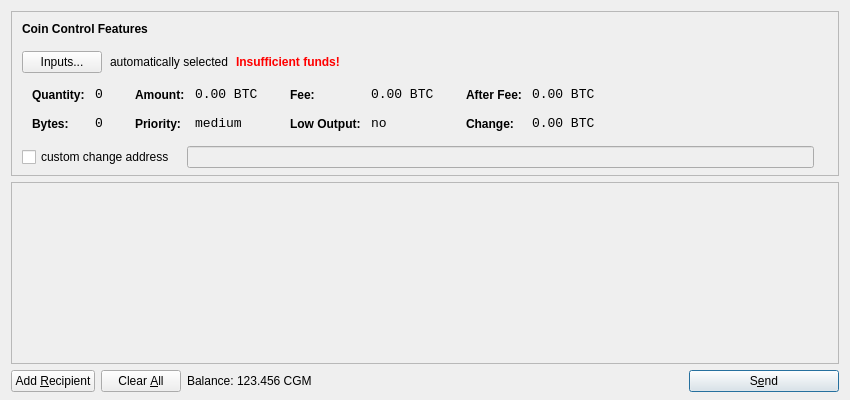
<?xml version="1.0" encoding="UTF-8"?>
<ui version="4.0">
 <class>SendCoinsDialog</class>
 <widget class="QDialog" name="SendCoinsDialog">
  <property name="geometry">
   <rect>
    <x>0</x>
    <y>0</y>
    <width>850</width>
    <height>400</height>
   </rect>
  </property>
  <property name="windowTitle">
   <string>Send Coins</string>
  </property>
  <layout class="QVBoxLayout" name="verticalLayout" stretch="0,1,0">
   <property name="bottomMargin">
    <number>8</number>
   </property>
   <item>
    <widget class="QFrame" name="frameCoinControl">
     <property name="sizePolicy">
      <sizepolicy hsizetype="Expanding" vsizetype="Expanding">
       <horstretch>0</horstretch>
       <verstretch>0</verstretch>
      </sizepolicy>
     </property>
     <property name="maximumSize">
      <size>
       <width>16777215</width>
       <height>16777215</height>
      </size>
     </property>
     <property name="frameShape">
      <enum>QFrame::StyledPanel</enum>
     </property>
     <property name="frameShadow">
      <enum>QFrame::Sunken</enum>
     </property>
     <layout class="QVBoxLayout" name="verticalLayoutCoinControl2">
      <property name="spacing">
       <number>-1</number>
      </property>
      <property name="leftMargin">
       <number>0</number>
      </property>
      <property name="topMargin">
       <number>0</number>
      </property>
      <property name="rightMargin">
       <number>0</number>
      </property>
      <property name="bottomMargin">
       <number>6</number>
      </property>
      <item>
       <layout class="QVBoxLayout" name="verticalLayoutCoinControl" stretch="0,0,0,0,1">
        <property name="spacing">
         <number>0</number>
        </property>
        <property name="leftMargin">
         <number>10</number>
        </property>
        <property name="topMargin">
         <number>10</number>
        </property>
        <item>
         <layout class="QHBoxLayout" name="horizontalLayoutCoinControl1">
          <property name="bottomMargin">
           <number>15</number>
          </property>
          <item>
           <widget class="QLabel" name="labelCoinControlFeatures">
            <property name="sizePolicy">
             <sizepolicy hsizetype="Preferred" vsizetype="Maximum">
              <horstretch>0</horstretch>
              <verstretch>0</verstretch>
             </sizepolicy>
            </property>
            <property name="font">
             <font>
              <weight>75</weight>
              <bold>true</bold>
             </font>
            </property>
            <property name="styleSheet">
             <string notr="true">font-weight:bold;</string>
            </property>
            <property name="text">
             <string>Coin Control Features</string>
            </property>
           </widget>
          </item>
         </layout>
        </item>
        <item>
         <layout class="QHBoxLayout" name="horizontalLayoutCoinControl2" stretch="0,0,0,0">
          <property name="spacing">
           <number>8</number>
          </property>
          <property name="bottomMargin">
           <number>10</number>
          </property>
          <item>
           <widget class="QPushButton" name="pushButtonCoinControl">
            <property name="styleSheet">
             <string notr="true"/>
            </property>
            <property name="text">
             <string>Inputs...</string>
            </property>
           </widget>
          </item>
          <item>
           <widget class="QLabel" name="labelCoinControlAutomaticallySelected">
            <property name="text">
             <string>automatically selected</string>
            </property>
            <property name="margin">
             <number>5</number>
            </property>
           </widget>
          </item>
          <item>
           <widget class="QLabel" name="labelCoinControlInsuffFunds">
            <property name="font">
             <font>
              <weight>75</weight>
              <bold>true</bold>
             </font>
            </property>
            <property name="styleSheet">
             <string notr="true">color:red;font-weight:bold;</string>
            </property>
            <property name="text">
             <string>Insufficient funds!</string>
            </property>
            <property name="margin">
             <number>5</number>
            </property>
           </widget>
          </item>
          <item>
           <spacer name="horizontalSpacerCoinControl">
            <property name="orientation">
             <enum>Qt::Horizontal</enum>
            </property>
            <property name="sizeHint" stdset="0">
             <size>
              <width>40</width>
              <height>1</height>
             </size>
            </property>
           </spacer>
          </item>
         </layout>
        </item>
        <item>
         <widget class="QWidget" name="widgetCoinControl" native="true">
          <property name="sizePolicy">
           <sizepolicy hsizetype="Preferred" vsizetype="Preferred">
            <horstretch>0</horstretch>
            <verstretch>0</verstretch>
           </sizepolicy>
          </property>
          <property name="minimumSize">
           <size>
            <width>0</width>
            <height>0</height>
           </size>
          </property>
          <property name="styleSheet">
           <string notr="true"/>
          </property>
          <layout class="QHBoxLayout" name="horizontalLayoutCoinControl5">
           <property name="margin">
            <number>0</number>
           </property>
           <item>
            <layout class="QHBoxLayout" name="horizontalLayoutCoinControl3" stretch="0,0,0,1">
             <property name="spacing">
              <number>20</number>
             </property>
             <property name="topMargin">
              <number>0</number>
             </property>
             <property name="bottomMargin">
              <number>10</number>
             </property>
             <item>
              <layout class="QFormLayout" name="formLayoutCoinControl1">
               <property name="horizontalSpacing">
                <number>10</number>
               </property>
               <property name="verticalSpacing">
                <number>14</number>
               </property>
               <property name="leftMargin">
                <number>10</number>
               </property>
               <property name="topMargin">
                <number>4</number>
               </property>
               <property name="rightMargin">
                <number>6</number>
               </property>
               <item row="0" column="0">
                <widget class="QLabel" name="labelCoinControlQuantityText">
                 <property name="styleSheet">
                  <string notr="true">font-weight:bold;</string>
                 </property>
                 <property name="text">
                  <string>Quantity:</string>
                 </property>
                 <property name="margin">
                  <number>0</number>
                 </property>
                </widget>
               </item>
               <item row="0" column="1">
                <widget class="QLabel" name="labelCoinControlQuantity">
                 <property name="font">
                  <font>
                   <family>Monospace</family>
                   <pointsize>10</pointsize>
                  </font>
                 </property>
                 <property name="cursor">
                  <cursorShape>IBeamCursor</cursorShape>
                 </property>
                 <property name="contextMenuPolicy">
                  <enum>Qt::ActionsContextMenu</enum>
                 </property>
                 <property name="text">
                  <string notr="true">0</string>
                 </property>
                 <property name="margin">
                  <number>0</number>
                 </property>
                 <property name="textInteractionFlags">
                  <set>Qt::LinksAccessibleByMouse|Qt::TextSelectableByKeyboard|Qt::TextSelectableByMouse</set>
                 </property>
                </widget>
               </item>
               <item row="1" column="0">
                <widget class="QLabel" name="labelCoinControlBytesText">
                 <property name="styleSheet">
                  <string notr="true">font-weight:bold;</string>
                 </property>
                 <property name="text">
                  <string>Bytes:</string>
                 </property>
                </widget>
               </item>
               <item row="1" column="1">
                <widget class="QLabel" name="labelCoinControlBytes">
                 <property name="font">
                  <font>
                   <family>Monospace</family>
                   <pointsize>10</pointsize>
                  </font>
                 </property>
                 <property name="cursor">
                  <cursorShape>IBeamCursor</cursorShape>
                 </property>
                 <property name="contextMenuPolicy">
                  <enum>Qt::ActionsContextMenu</enum>
                 </property>
                 <property name="text">
                  <string notr="true">0</string>
                 </property>
                 <property name="textInteractionFlags">
                  <set>Qt::LinksAccessibleByMouse|Qt::TextSelectableByKeyboard|Qt::TextSelectableByMouse</set>
                 </property>
                </widget>
               </item>
              </layout>
             </item>
             <item>
              <layout class="QFormLayout" name="formLayoutCoinControl2">
               <property name="horizontalSpacing">
                <number>10</number>
               </property>
               <property name="verticalSpacing">
                <number>14</number>
               </property>
               <property name="leftMargin">
                <number>6</number>
               </property>
               <property name="topMargin">
                <number>4</number>
               </property>
               <property name="rightMargin">
                <number>6</number>
               </property>
               <item row="0" column="0">
                <widget class="QLabel" name="labelCoinControlAmountText">
                 <property name="styleSheet">
                  <string notr="true">font-weight:bold;</string>
                 </property>
                 <property name="text">
                  <string>Amount:</string>
                 </property>
                 <property name="margin">
                  <number>0</number>
                 </property>
                </widget>
               </item>
               <item row="0" column="1">
                <widget class="QLabel" name="labelCoinControlAmount">
                 <property name="font">
                  <font>
                   <family>Monospace</family>
                   <pointsize>10</pointsize>
                  </font>
                 </property>
                 <property name="cursor">
                  <cursorShape>IBeamCursor</cursorShape>
                 </property>
                 <property name="contextMenuPolicy">
                  <enum>Qt::ActionsContextMenu</enum>
                 </property>
                 <property name="text">
                  <string notr="true">0.00 BTC</string>
                 </property>
                 <property name="textInteractionFlags">
                  <set>Qt::LinksAccessibleByMouse|Qt::TextSelectableByKeyboard|Qt::TextSelectableByMouse</set>
                 </property>
                </widget>
               </item>
               <item row="1" column="0">
                <widget class="QLabel" name="labelCoinControlPriorityText">
                 <property name="styleSheet">
                  <string notr="true">font-weight:bold;</string>
                 </property>
                 <property name="text">
                  <string>Priority:</string>
                 </property>
                </widget>
               </item>
               <item row="1" column="1">
                <widget class="QLabel" name="labelCoinControlPriority">
                 <property name="font">
                  <font>
                   <family>Monospace</family>
                   <pointsize>10</pointsize>
                  </font>
                 </property>
                 <property name="cursor">
                  <cursorShape>IBeamCursor</cursorShape>
                 </property>
                 <property name="contextMenuPolicy">
                  <enum>Qt::ActionsContextMenu</enum>
                 </property>
                 <property name="text">
                  <string>medium</string>
                 </property>
                 <property name="textInteractionFlags">
                  <set>Qt::LinksAccessibleByMouse|Qt::TextSelectableByKeyboard|Qt::TextSelectableByMouse</set>
                 </property>
                </widget>
               </item>
              </layout>
             </item>
             <item>
              <layout class="QFormLayout" name="formLayoutCoinControl3">
               <property name="horizontalSpacing">
                <number>10</number>
               </property>
               <property name="verticalSpacing">
                <number>14</number>
               </property>
               <property name="leftMargin">
                <number>6</number>
               </property>
               <property name="topMargin">
                <number>4</number>
               </property>
               <property name="rightMargin">
                <number>6</number>
               </property>
               <item row="0" column="0">
                <widget class="QLabel" name="labelCoinControlFeeText">
                 <property name="styleSheet">
                  <string notr="true">font-weight:bold;</string>
                 </property>
                 <property name="text">
                  <string>Fee:</string>
                 </property>
                 <property name="margin">
                  <number>0</number>
                 </property>
                </widget>
               </item>
               <item row="0" column="1">
                <widget class="QLabel" name="labelCoinControlFee">
                 <property name="font">
                  <font>
                   <family>Monospace</family>
                   <pointsize>10</pointsize>
                  </font>
                 </property>
                 <property name="cursor">
                  <cursorShape>IBeamCursor</cursorShape>
                 </property>
                 <property name="contextMenuPolicy">
                  <enum>Qt::ActionsContextMenu</enum>
                 </property>
                 <property name="text">
                  <string notr="true">0.00 BTC</string>
                 </property>
                 <property name="textInteractionFlags">
                  <set>Qt::LinksAccessibleByMouse|Qt::TextSelectableByKeyboard|Qt::TextSelectableByMouse</set>
                 </property>
                </widget>
               </item>
               <item row="1" column="0">
                <widget class="QLabel" name="labelCoinControlLowOutputText">
                 <property name="styleSheet">
                  <string notr="true">font-weight:bold;</string>
                 </property>
                 <property name="text">
                  <string>Low Output:</string>
                 </property>
                </widget>
               </item>
               <item row="1" column="1">
                <widget class="QLabel" name="labelCoinControlLowOutput">
                 <property name="font">
                  <font>
                   <family>Monospace</family>
                   <pointsize>10</pointsize>
                  </font>
                 </property>
                 <property name="cursor">
                  <cursorShape>IBeamCursor</cursorShape>
                 </property>
                 <property name="contextMenuPolicy">
                  <enum>Qt::ActionsContextMenu</enum>
                 </property>
                 <property name="text">
                  <string>no</string>
                 </property>
                 <property name="textInteractionFlags">
                  <set>Qt::LinksAccessibleByMouse|Qt::TextSelectableByKeyboard|Qt::TextSelectableByMouse</set>
                 </property>
                </widget>
               </item>
              </layout>
             </item>
             <item>
              <layout class="QFormLayout" name="formLayoutCoinControl4">
               <property name="horizontalSpacing">
                <number>10</number>
               </property>
               <property name="verticalSpacing">
                <number>14</number>
               </property>
               <property name="leftMargin">
                <number>6</number>
               </property>
               <property name="topMargin">
                <number>4</number>
               </property>
               <property name="rightMargin">
                <number>6</number>
               </property>
               <item row="0" column="0">
                <widget class="QLabel" name="labelCoinControlAfterFeeText">
                 <property name="styleSheet">
                  <string notr="true">font-weight:bold;</string>
                 </property>
                 <property name="text">
                  <string>After Fee:</string>
                 </property>
                 <property name="margin">
                  <number>0</number>
                 </property>
                </widget>
               </item>
               <item row="0" column="1">
                <widget class="QLabel" name="labelCoinControlAfterFee">
                 <property name="font">
                  <font>
                   <family>Monospace</family>
                   <pointsize>10</pointsize>
                  </font>
                 </property>
                 <property name="cursor">
                  <cursorShape>IBeamCursor</cursorShape>
                 </property>
                 <property name="contextMenuPolicy">
                  <enum>Qt::ActionsContextMenu</enum>
                 </property>
                 <property name="text">
                  <string notr="true">0.00 BTC</string>
                 </property>
                 <property name="textInteractionFlags">
                  <set>Qt::LinksAccessibleByMouse|Qt::TextSelectableByKeyboard|Qt::TextSelectableByMouse</set>
                 </property>
                </widget>
               </item>
               <item row="1" column="0">
                <widget class="QLabel" name="labelCoinControlChangeText">
                 <property name="styleSheet">
                  <string notr="true">font-weight:bold;</string>
                 </property>
                 <property name="text">
                  <string>Change:</string>
                 </property>
                </widget>
               </item>
               <item row="1" column="1">
                <widget class="QLabel" name="labelCoinControlChange">
                 <property name="font">
                  <font>
                   <family>Monospace</family>
                   <pointsize>10</pointsize>
                  </font>
                 </property>
                 <property name="cursor">
                  <cursorShape>IBeamCursor</cursorShape>
                 </property>
                 <property name="contextMenuPolicy">
                  <enum>Qt::ActionsContextMenu</enum>
                 </property>
                 <property name="text">
                  <string notr="true">0.00 BTC</string>
                 </property>
                 <property name="textInteractionFlags">
                  <set>Qt::LinksAccessibleByMouse|Qt::TextSelectableByKeyboard|Qt::TextSelectableByMouse</set>
                 </property>
                </widget>
               </item>
              </layout>
             </item>
            </layout>
           </item>
          </layout>
         </widget>
        </item>
        <item>
         <layout class="QHBoxLayout" name="horizontalLayoutCoinControl4" stretch="0,0,0">
          <property name="spacing">
           <number>12</number>
          </property>
          <property name="sizeConstraint">
           <enum>QLayout::SetDefaultConstraint</enum>
          </property>
          <property name="topMargin">
           <number>5</number>
          </property>
          <property name="rightMargin">
           <number>5</number>
          </property>
          <item>
           <widget class="QCheckBox" name="checkBoxCoinControlChange">
            <property name="text">
             <string>custom change address</string>
            </property>
           </widget>
          </item>
          <item>
           <widget class="QLineEdit" name="lineEditCoinControlChange">
            <property name="enabled">
             <bool>false</bool>
            </property>
            <property name="sizePolicy">
             <sizepolicy hsizetype="Expanding" vsizetype="Fixed">
              <horstretch>0</horstretch>
              <verstretch>0</verstretch>
             </sizepolicy>
            </property>
           </widget>
          </item>
          <item>
           <widget class="QLabel" name="labelCoinControlChangeLabel">
            <property name="sizePolicy">
             <sizepolicy hsizetype="Preferred" vsizetype="Expanding">
              <horstretch>0</horstretch>
              <verstretch>0</verstretch>
             </sizepolicy>
            </property>
            <property name="minimumSize">
             <size>
              <width>0</width>
              <height>0</height>
             </size>
            </property>
            <property name="text">
             <string/>
            </property>
            <property name="margin">
             <number>3</number>
            </property>
           </widget>
          </item>
         </layout>
        </item>
        <item>
         <spacer name="verticalSpacerCoinControl">
          <property name="orientation">
           <enum>Qt::Vertical</enum>
          </property>
          <property name="sizeHint" stdset="0">
           <size>
            <width>800</width>
            <height>1</height>
           </size>
          </property>
         </spacer>
        </item>
       </layout>
      </item>
     </layout>
    </widget>
   </item>
   <item>
    <widget class="QScrollArea" name="scrollArea">
     <property name="widgetResizable">
      <bool>true</bool>
     </property>
     <widget class="QWidget" name="scrollAreaWidgetContents">
      <property name="geometry">
       <rect>
        <x>0</x>
        <y>0</y>
        <width>830</width>
        <height>165</height>
       </rect>
      </property>
      <layout class="QVBoxLayout" name="verticalLayout_2">
       <property name="margin">
        <number>0</number>
       </property>
       <item>
        <layout class="QVBoxLayout" name="entries">
         <property name="spacing">
          <number>6</number>
         </property>
        </layout>
       </item>
       <item>
        <spacer name="verticalSpacer">
         <property name="orientation">
          <enum>Qt::Vertical</enum>
         </property>
         <property name="sizeHint" stdset="0">
          <size>
           <width>20</width>
           <height>40</height>
          </size>
         </property>
        </spacer>
       </item>
      </layout>
     </widget>
    </widget>
   </item>
   <item>
    <layout class="QHBoxLayout" name="horizontalLayout">
     <item>
      <widget class="QPushButton" name="addButton">
       <property name="toolTip">
        <string>Send to multiple recipients at once</string>
       </property>
       <property name="text">
        <string>Add &amp;Recipient</string>
       </property>
       <property name="icon">
        <iconset resource="../bitcoin.qrc">
         <normaloff>:/icons/add</normaloff>:/icons/add</iconset>
       </property>
       <property name="autoDefault">
        <bool>false</bool>
       </property>
      </widget>
     </item>
     <item>
      <widget class="QPushButton" name="clearButton">
       <property name="sizePolicy">
        <sizepolicy hsizetype="Minimum" vsizetype="Fixed">
         <horstretch>0</horstretch>
         <verstretch>0</verstretch>
        </sizepolicy>
       </property>
       <property name="toolTip">
        <string>Remove all transaction fields</string>
       </property>
       <property name="text">
        <string>Clear &amp;All</string>
       </property>
       <property name="icon">
        <iconset resource="../bitcoin.qrc">
         <normaloff>:/icons/remove</normaloff>:/icons/remove</iconset>
       </property>
       <property name="autoRepeatDelay">
        <number>300</number>
       </property>
       <property name="autoDefault">
        <bool>false</bool>
       </property>
      </widget>
     </item>
     <item>
      <layout class="QHBoxLayout" name="horizontalLayout_2">
       <property name="spacing">
        <number>3</number>
       </property>
       <item>
        <widget class="QLabel" name="label">
         <property name="text">
          <string>Balance:</string>
         </property>
        </widget>
       </item>
       <item>
        <widget class="QLabel" name="labelBalance">
         <property name="cursor">
          <cursorShape>IBeamCursor</cursorShape>
         </property>
         <property name="text">
          <string>123.456 CGM</string>
         </property>
         <property name="textInteractionFlags">
          <set>Qt::LinksAccessibleByMouse|Qt::TextSelectableByKeyboard|Qt::TextSelectableByMouse</set>
         </property>
        </widget>
       </item>
      </layout>
     </item>
     <item>
      <spacer name="horizontalSpacer">
       <property name="orientation">
        <enum>Qt::Horizontal</enum>
       </property>
       <property name="sizeHint" stdset="0">
        <size>
         <width>40</width>
         <height>20</height>
        </size>
       </property>
      </spacer>
     </item>
     <item>
      <widget class="QPushButton" name="sendButton">
       <property name="minimumSize">
        <size>
         <width>150</width>
         <height>0</height>
        </size>
       </property>
       <property name="toolTip">
        <string>Confirm the send action</string>
       </property>
       <property name="text">
        <string>S&amp;end</string>
       </property>
       <property name="icon">
        <iconset resource="../bitcoin.qrc">
         <normaloff>:/icons/send</normaloff>:/icons/send</iconset>
       </property>
       <property name="default">
        <bool>true</bool>
       </property>
      </widget>
     </item>
    </layout>
   </item>
  </layout>
 </widget>
 <resources>
  <include location="../bitcoin.qrc"/>
 </resources>
 <connections/>
</ui>
